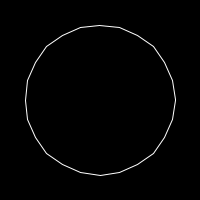
Frame 1 (no input)
Frame 60 (the mouse pressed at the canvas centre just before this capture): identical to frame 1, image omitted
Frame 120 (the mouse held since frame 60 and released just before this capture): identical to frame 1, image omitted

The Processing sketch that drew this single still picture (run headless with seeded random() and noise(); from frame 60 on, the mouse is pressed at the canvas centre):

// Processing sketch: sketch_1_08
// ── sketch_1_08.pde
float xpos, ypos ;
int radius; // le rayon de notre cercle
float step; // l’incrément de l’angle qui va parcourir une rotation de 360°

void setup() {
  size(200, 200);
  background(0);
  xpos = width/2;
  ypos = height/2;
  radius = 75;
  step = PI/12;
}

void draw() {
  background(0);
  noFill();
  stroke(255);

  beginShape();// on démarre notre forme
  for ( float angle = 0 ; angle <TWO_PI ; angle += step) {
    // on applique la formule vue précédement
    float ex = xpos + radius *cos(angle);
    float wy = ypos + radius *sin(angle);
    // on ajoute un vertex
    vertex(ex, wy);
  }
  endShape(CLOSE);// on arête notre forme et on la ferme
}
